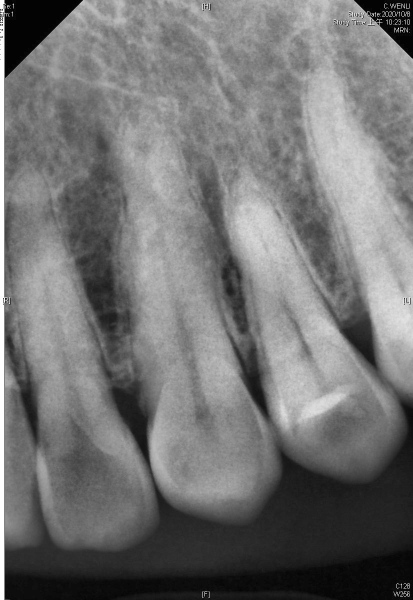
#> input picture image_enhancement/images/11_AHE.jpg, 825 x 1200 px, found by its file name (shown at 1/2 size)
$ python 'Adaptive threshold.py'
#> lines starting #> are read from the running program, lines starting #| are printed output that depends on the picture; after the words box and inside, x2 and y2 are one past the last pixel; in counts of white or black regions, pixels touching at a corner belong together
import cv2
import numpy as np

# 讀取圖片
image = cv2.imread('image_enhancement/images/11_AHE.jpg', cv2.IMREAD_GRAYSCALE)
#> image is the input picture: shape (1200, 825); min 0, max 255, mean 115.7
height, width = image.shape
#> height = 1200; width = 825
image = cv2.resize(image, (int(width*0.5), int(height*0.5)))
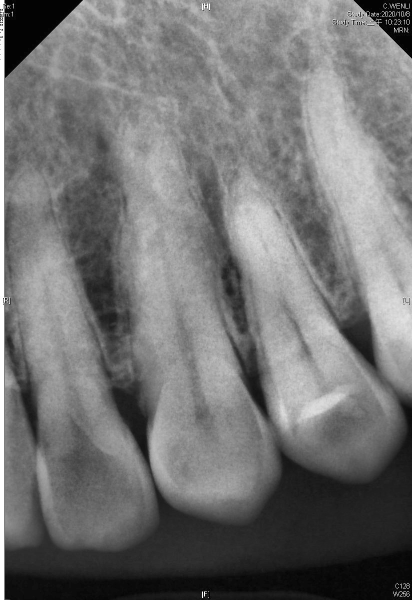
#> image: shape (600, 412); min 1, max 255, mean 115.7

'''
使用自適應閾值處理
cv2.ADAPTIVE_THRESH_MEAN_C 表示使用鄰域區域的平均值作為閾值
cv2.THRESH_BINARY 表示二值化操作
blockSize 指定區域大小，C 指定從平均值中減去的常數
'''

adaptive_threshold = cv2.adaptiveThreshold(image, 255, cv2.ADAPTIVE_THRESH_MEAN_C, cv2.THRESH_BINARY, 11, 2)
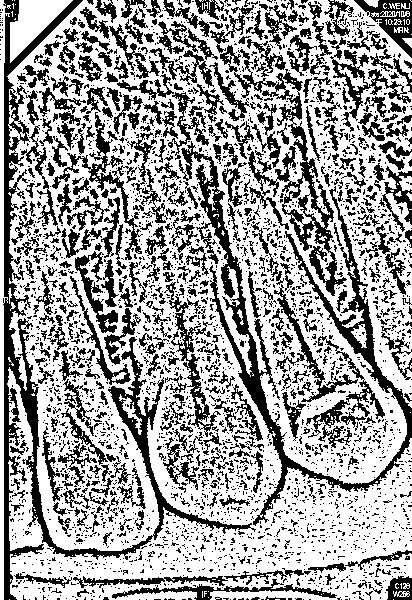
#> adaptive_threshold: shape (600, 412); 63.5% white; 3186 black regions (2713 under 20 px), largest, box (x1, y1, x2, y2) and area: (3, 0, 256, 600) 11200, (179, 141, 412, 526) 9131, (220, 45, 347, 296) 4818

# 顯示原始圖片和處理後的圖片
cv2.imshow('Original Image', image)
cv2.imshow('Adaptive Threshold', adaptive_threshold)

# 等待按下任意鍵，然後關閉視窗
cv2.waitKey(0)
cv2.destroyAllWindows()

cv2.imwrite("image_enhancement/images/11_AHE_AT.jpg", adaptive_threshold)

$ run again, with image_enhancement/images/34_AHE.jpg copied over image_enhancement/images/11_AHE.jpg
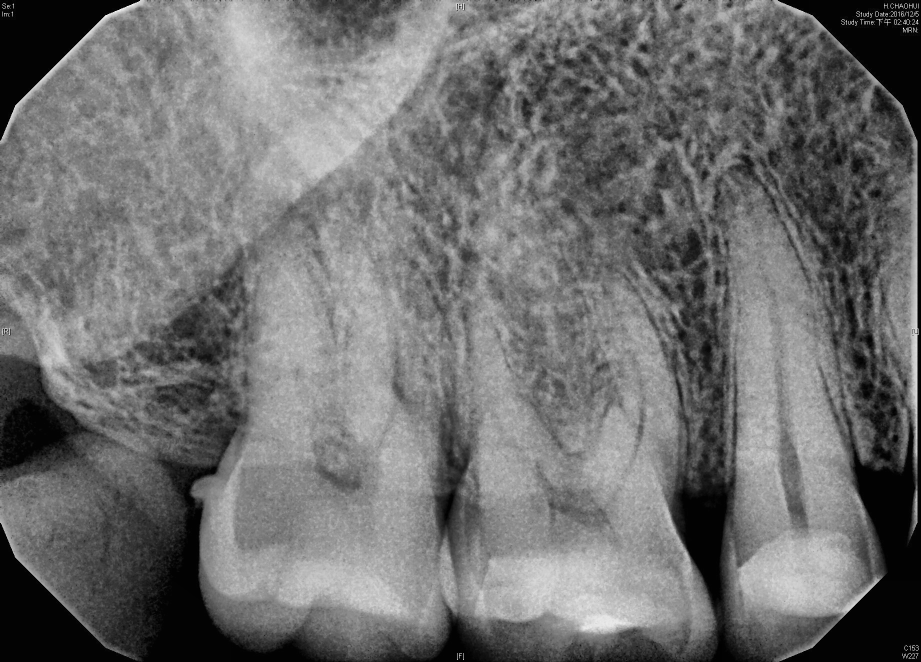
#> input picture image_enhancement/images/34_AHE.jpg, 1842 x 1324 px, found by its file name (shown at 1/2 size)
#> image is the input picture: shape (1324, 1842); min 0, max 255, mean 111.3
#> `image = cv2.resize(image, (int(width*0.5), int(height*0.5)))`:
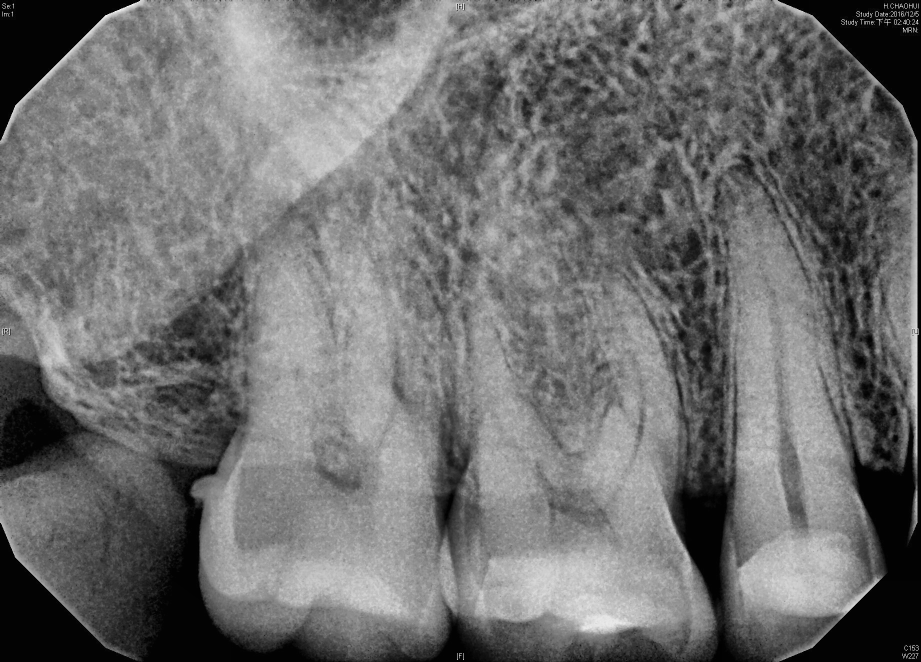
#> image: shape (662, 921); min 0, max 253, mean 111.4
#> `adaptive_threshold = cv2.adaptiveThreshold(image, 255, cv2.ADAPTIVE_TH..`:
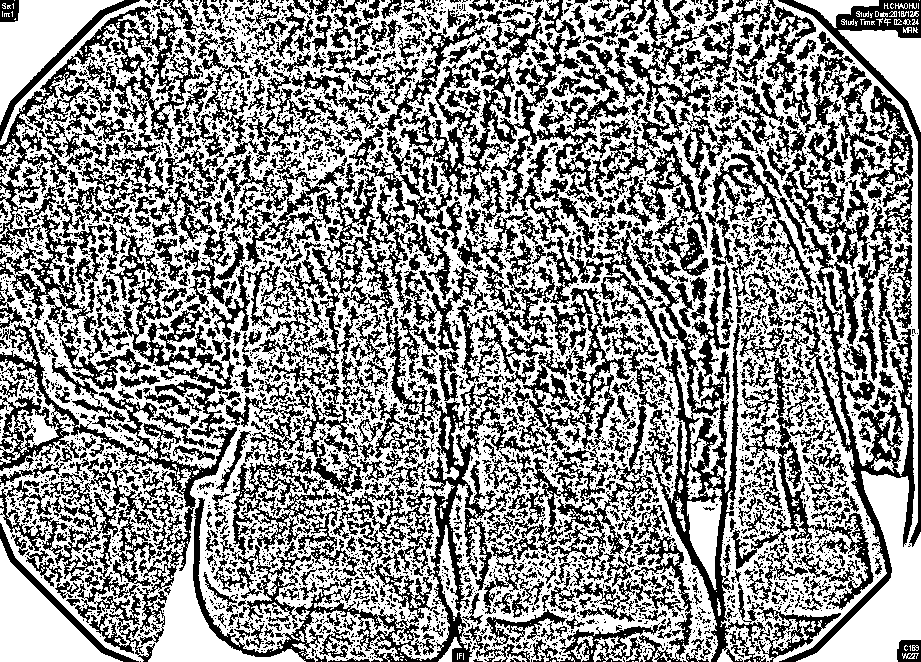
#> adaptive_threshold: shape (662, 921); 56.7% white; 3769 black regions (3042 under 20 px), largest, box (x1, y1, x2, y2) and area: (255, 5, 630, 404) 24869, (456, 179, 841, 662) 22249, (193, 266, 510, 662) 14925
